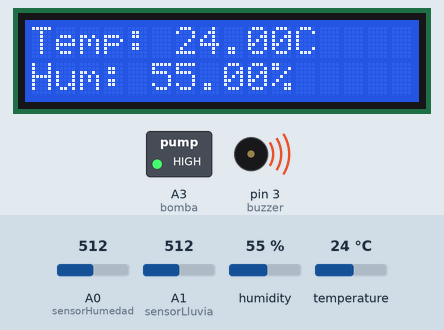
This sketch was run on a simulated Arduino Uno, built with avr-gcc and run on an emulated ATmega328P. Parts: 16×2 character LCD, switched loads named in the sketch (green lamp = pin HIGH), buzzer (waves = sounding). The test bench sets the inputs (shaded band); at power-on: A1 (sensorLluvia) = 512, A0 (sensorHumedad) = 512, humidity 55 %, temperature 24 °C. What the sketch prints to the serial monitor is not drawn.

Above: at 1.2 s.
1.3 s: A1 (sensorLluvia) set to 960
At 3.2 s:
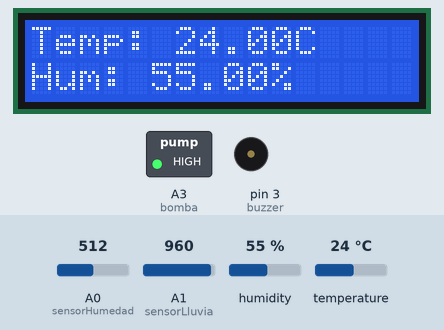
3.7 s: A0 (sensorHumedad) set to 338
5.5 s: A0 (sensorHumedad) set to 311
At 7.1 s:
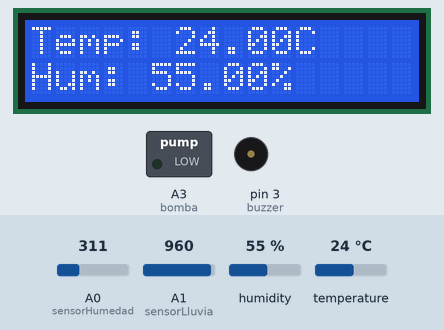
8.0 s: humidity set to 22 %
At 9.7 s:
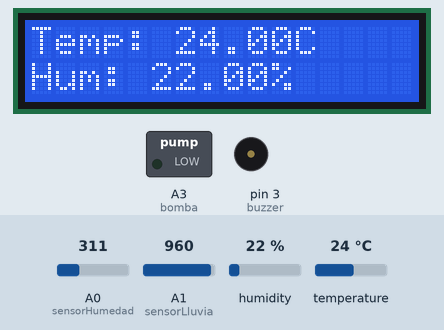
10.1 s: temperature set to 12 °C
At 11.0 s:
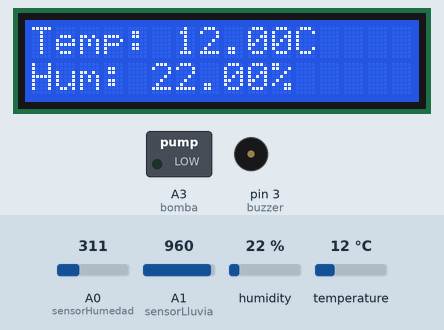
12.2 s: humidity set to 40 %
At 13.6 s:
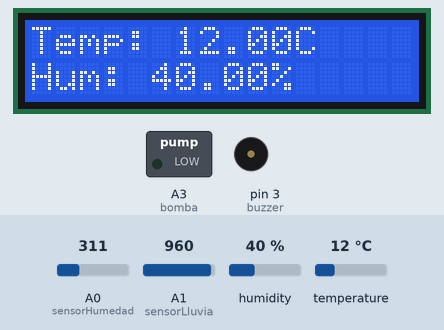
Timing chart, 0 to 15.2 s (numbered marks = the images above; inputs shaded):
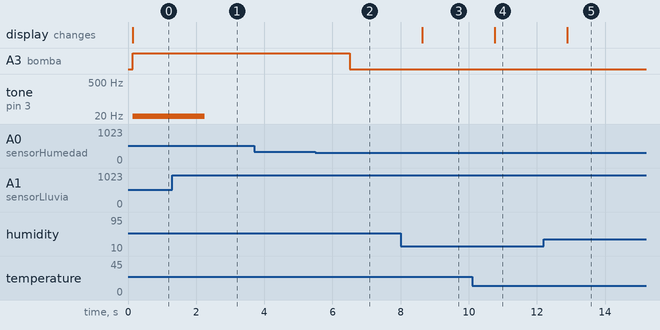

Measured:
- the behaviour switches between 326 and 325 on A0 (sensorHumedad) (found by bisection; images 1 and 2)
- after the input at 1.3 s, tone on pin 3 (buzzer): 10 Hz → silent after 0.95 s
- after the input at 3.7 s, every drawn part: stays the same
- after the input at 5.5 s, A3 (bomba): HIGH → LOW after 1.0 s
- after the input at 8.0 s, the display: changes after 0.63 s (image 3)
- after the input at 10.1 s, the display: changes after 0.66 s (image 4)
- after the input at 12.2 s, the display: changes after 0.69 s (image 5)

The sketch:

hydroSense.ino
```cpp
#include <DHT.h> //libreria sensor de temperatura
#include <LiquidCrystal_I2C.h> //libreria pantalla


#define DHTPIN 2  // Pin al que está conectado el sensor DHT11 (humedad)
#define DHTTYPE DHT11  //modelo e sensor de humedad

//Caracteristicas de la pantalla
#define ANCHURA_LCD 16
#define ALTURA_LCD 2
#define DIRECCION_LCD 0x27
LiquidCrystal_I2C pantalla(DIRECCION_LCD, ANCHURA_LCD, ALTURA_LCD);


int sensorLluvia = A1; //pin al que está conectado el sensor de lluvia
int sensorHumedad = A0; //pin del sensor de humedad
const int bomba = A3; //pin de la bomba
int buzzer = 3; //pin el buzzer


DHT dht(DHTPIN, DHTTYPE); // Inicializar el sensor DHT

void setup() {
  Serial.begin(9600);
  dht.begin();  // Inicializar el sensor DHT

//inicializar la pantalla
  pantalla.init();
  pantalla.backlight();
  pantalla.clear();

  pinMode(bomba, OUTPUT); //definir que la bomba es salida
  pinMode(buzzer, OUTPUT); //definir que el buzzer es salida

}

void loop() {
  // Leer la temperatura y humedad del sensor DHT
  float temperatura = dht.readTemperature();
  float humedad = dht.readHumidity();

  int valorLluvia = analogRead(sensorLluvia); // Leer el valor del sensor de lluvia
  int valorHumedad = analogRead(sensorHumedad); //Leer el valor del sensor de humedad

  // Imprimir en el monitor los valores de humead y temperatura
  Serial.print("Temperatura °C: ");
  Serial.println(temperatura);
  Serial.print("Humedad %: ");
  Serial.println(humedad);


  //Sernsor de lluvia: especificar los valores del sensor para que imprima texto en el monitor sobre estos valores
  //Serial.print(valorLluvia); <-- en caso de querer imprimir el valor del sensor
  if (valorLluvia > 950) {
    Serial.println("No hay lluvia");
  } else if(valorLluvia <=950 && valorLluvia >=600) {
    Serial.println("LLovizna");
  } else if (valorLluvia <=600 && valorLluvia >300) {
    Serial.println("Llueve");
  } else {
    Serial.println("Lluvia fuerte");
  }


//Sensor de Humedad: especificar los valores del sensor para que imprima texto en el monitor sobre estos valores
 // Serial.print(valorHumedad); <-- en caso de querer imprimir el valor del sensor
  if (valorHumedad < 162) {
    Serial.println("Humedad de la tierra al 0-25%");
  } else if(valorLluvia >=162 && valorLluvia <325) {
    Serial.println("Humedad de la tierra al 26-50%");
  } else if (valorLluvia >=325 && valorLluvia <487) {
    Serial.println("Humedad de la tierra al 51-75%");
  } else {
    Serial.println("Humedad de la tierra al 76-100%");
  }

//Pantalla
  pantalla.setCursor(0, 0); // X, Y  posicionar el cursor en el recuadro requerido
  pantalla.print("Temp: "); //texto a mostrar en la pantalla
  pantalla.print(temperatura); //información mostrada en la pantalla
  pantalla.print("C ");

  pantalla.setCursor(0, 1);  // X, Y  posicionar el cursor en el recuadro requerido
  pantalla.print("Hum: ");
  pantalla.print(humedad);
  pantalla.print("% ");


//BOMBA
  if (valorLluvia < 950) {
    digitalWrite(bomba, HIGH); //si el sensor de lluvia detecta lluvia la bomba se apaga
  } else {
      if (valorHumedad > 325) {// si el sensor de humedad tiene poca humedad, la bomba se prende
    digitalWrite(bomba, HIGH);
  } else {
    digitalWrite(bomba, LOW);
  }

  }

//Buzzer
  if (valorLluvia <=950 ) { //si el sensor de lluvia detecta lluvia, el buzzer lanza una alarma
    tone(buzzer, 10); // Tono del buzzer
  } else{
    noTone(buzzer); //sino, buzzer apagado
  }

  delay(1000); // retardo de 1 segundo entre loops
}
```
